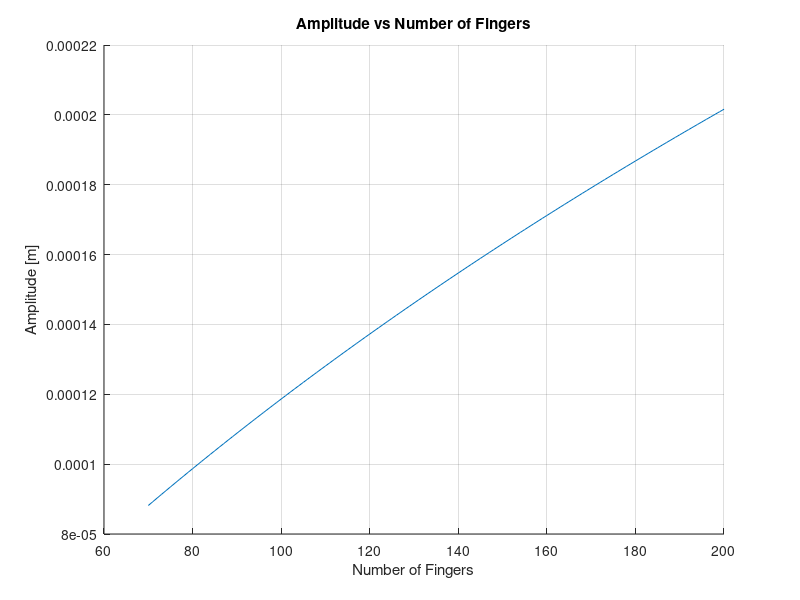
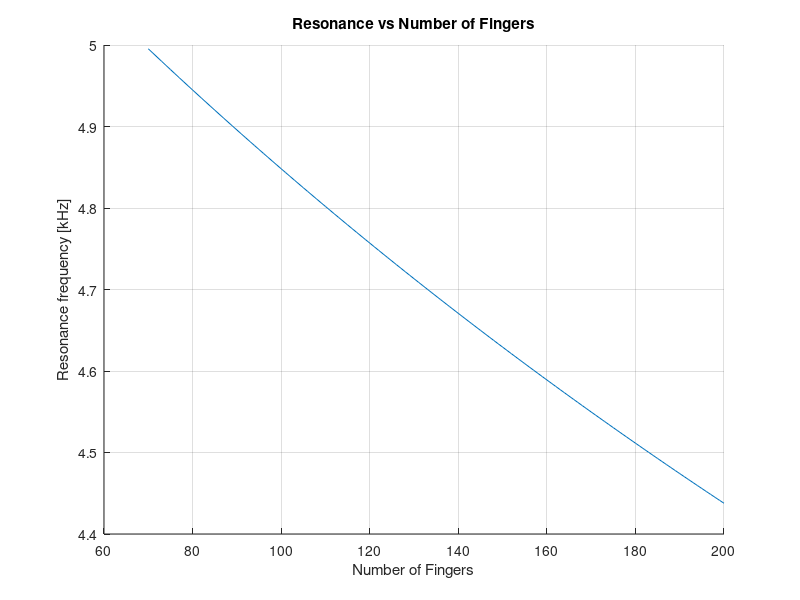
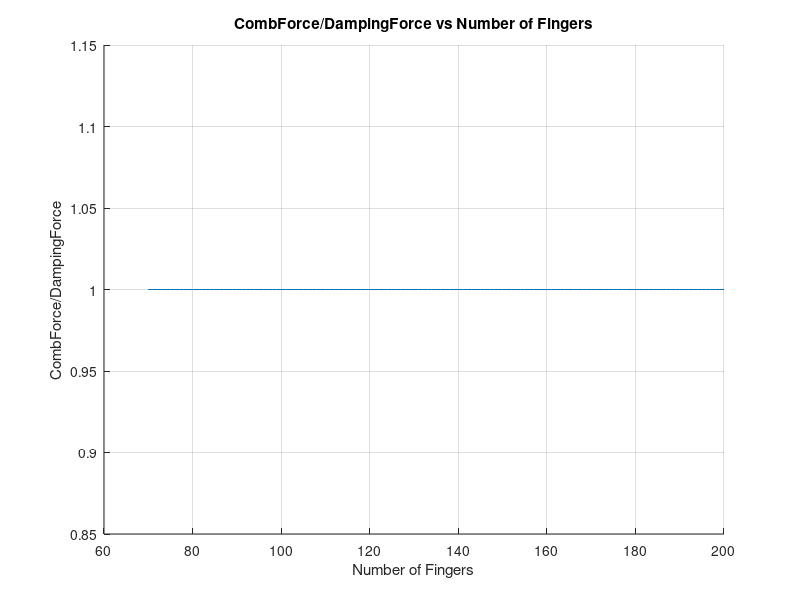

MATLAB code for these plots, in order:
format compact
clear all
clc
i = 0;
for N =  70: 1 : 200 
i=i+1;

%% Design parameters
V = 100;% voltage can be modified to 10, 20, 30 or so.....
u = 1e-6; %micro scale
linewidth = 20*u; %Minimum linewidth
w = linewidth; %width of flexure
gf = linewidth; %gap between fingers
wf = linewidth; %width of fingers
Lf = 60*u; %Finger length
h = 10*u; %layer thickness
%N = 70; %Total number of fingers
L = 1000*u; %length of flexure

%% Material properties
rho = 2350; %density of Silicon
e0 = 8.854e-12;% Permittivity of Air
E = 169e9; %Elastic modulus of Si

%% Force
F = 2 * N * 1/2 * e0 * h * V^2 / gf; %Combdrive force computation
 
%% Mass
LM = 1e-3; %Length of main mass
main_mass = rho * h * LM^2; %Computing the proof mass
finger_mass = rho * h * 2*N * wf * Lf; %Computing the Finger Mass
M = main_mass + finger_mass; %Computing the Bulk Mass

%% Spring & angular frequency
K = 3 * E * h*w^3 / (12 * (L/2)^3);  %Stiffness computation
omega = sqrt(K/M); %Resonace [rad/sec]

%% Damping
overlap = 40*u; %overlap of fingers
h_SiO2 = 10*2*u; %thickness of air under proof mass
mu = 1.75e-5; %viscosity of air [sPa]
Df = (2 * 2 * N * mu * overlap * h / gf) + (2 * N * mu * Lf * wf / h_SiO2) ; %Damping contribution by the fingers
DM = mu * LM^2 / h_SiO2; %Damping contribution by the mass
D = DM + Df; %Total damping
    
%% Amplitude at resonance
A = F / (D * omega); %Amplitude of Resonance
Q = omega * M / D; %Quality factor computation

x(i) = N;
y(i) = A;
z(i) = Q;
p(i) = F;
v(i) = omega;
r(i) = K;
DD(i) = D;
end

figure(1);clf; hold on; grid on; plot(x,y); %%Amplitude vs Number of Fingers
ylabel('Amplitude [m]'); xlabel('Number of Fingers'); title('Amplitude vs Number of Fingers');

figure(4);clf; hold on; grid on; plot(x,v/(2*pi)/1e3); %%Resonance Frequency vs Number of Fingers
ylabel('Resonance frequency [kHz]'); xlabel('Number of Fingers'); title('Resonance vs Number of Fingers');

figure(6);clf; hold on; grid on; plot(x,p./(DD.*y.*v) ); %%Resonance Frequency vs Number of Fingers
ylabel('CombForce/DampingForce'); xlabel('Number of Fingers'); title('CombForce/DampingForce vs Number of Fingers');

if 0
figure(2);clf; hold on; grid on; plot(x,z,'-'); %%Quality factor vs Number of Fingers
ylabel('Q');
xlabel('N');

figure(3);clf; hold on; grid on; plot(x,p,'-'); %%Combdrive Force vs Number of Fingers
ylabel('F');
xlabel('N');

figure(5);clf; hold on; grid on; plot(x,r,'-'); %%Stiffness vs Number of Fingers
ylabel('K');
xlabel('N');
end

